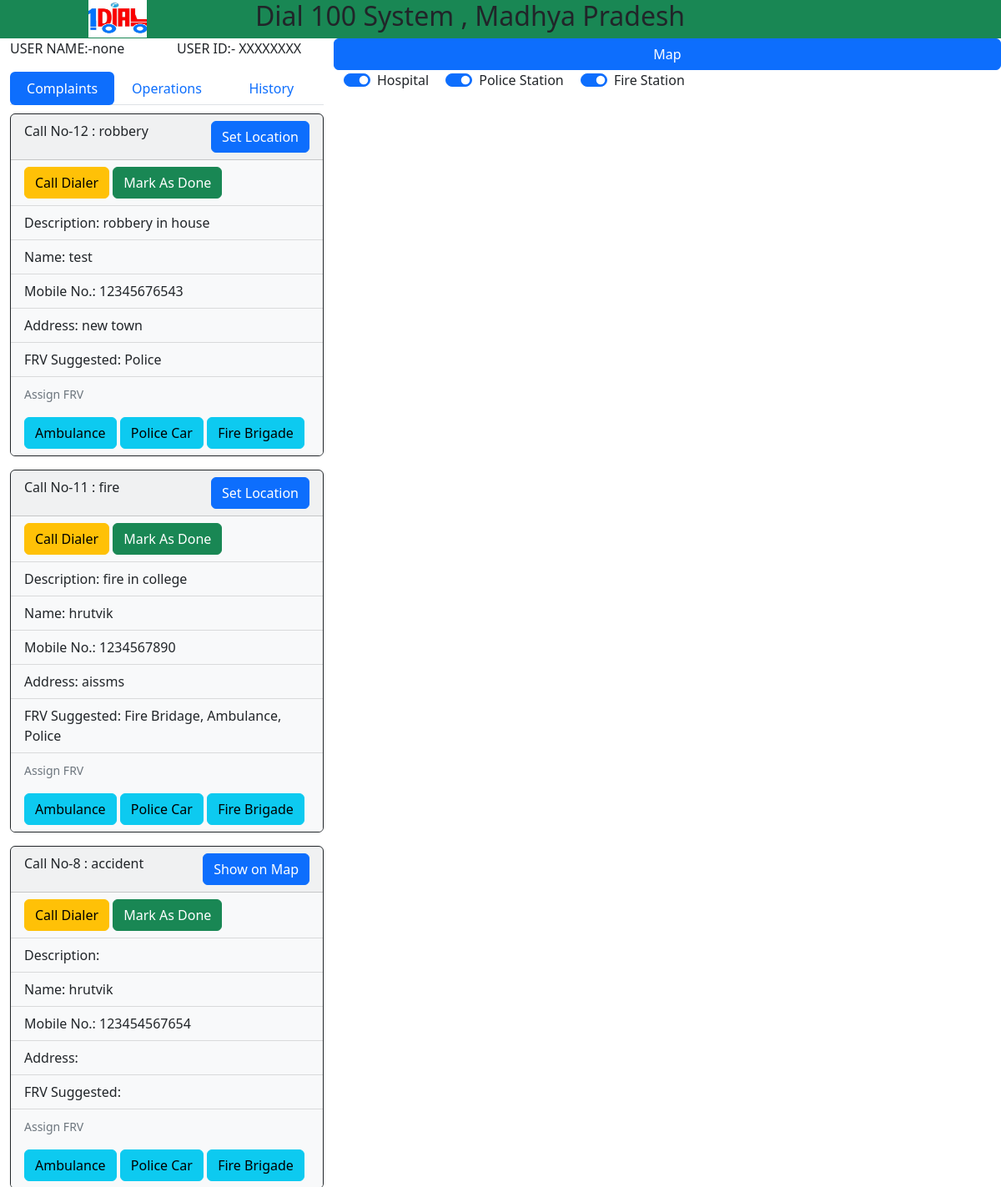
Page /form2 (upper part) on the earlier database version.
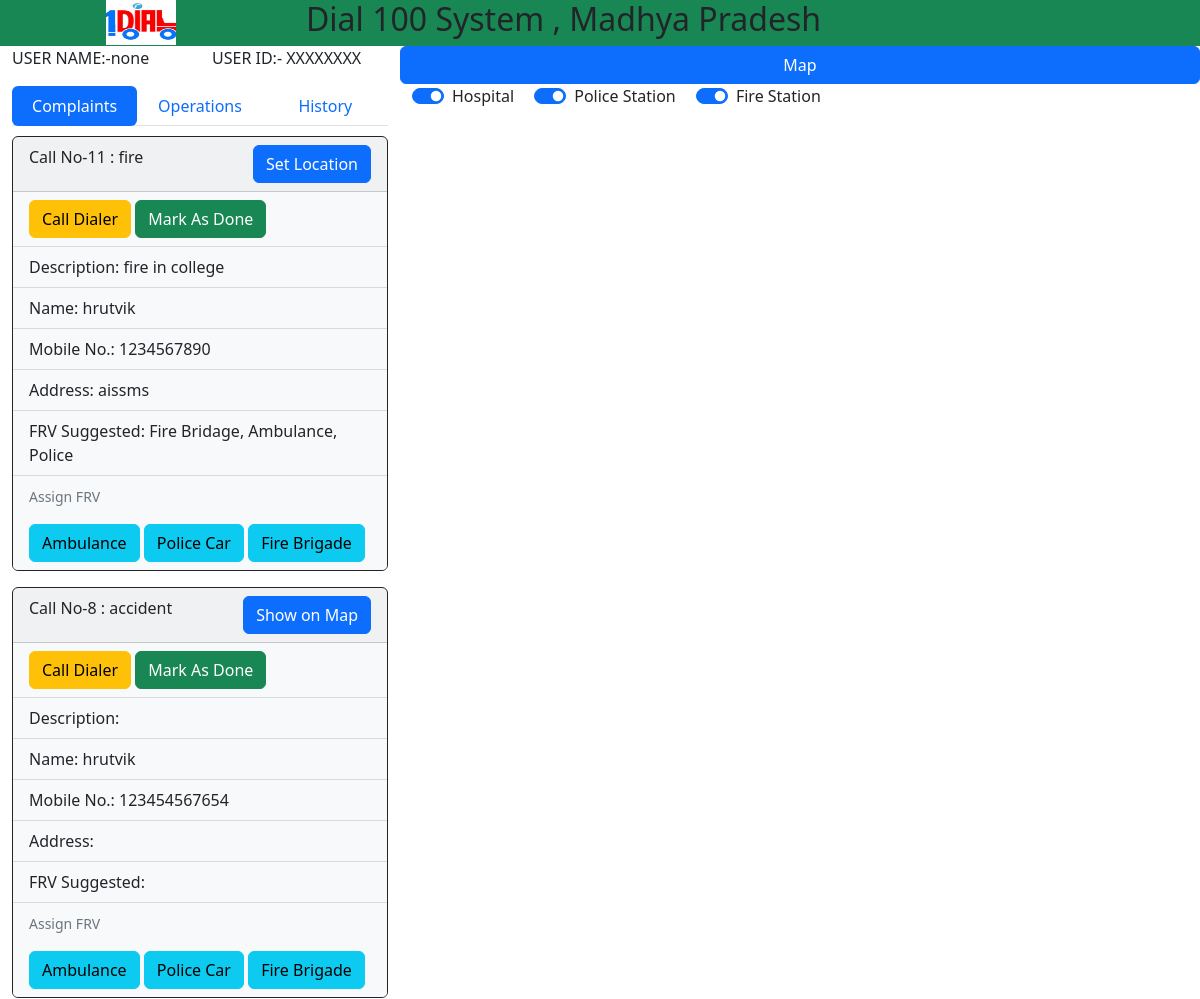
Same page on the later database version.
### form1/models.py (models this page shows)
class form1Detail(models.Model):
    Dialer_Name=models.CharField(max_length=300)
    Dialer_Address=models.TextField(max_length=500)
    Describe_call=models.TextField(max_length=500)
    Incident_Type=models.CharField(max_length=500)
    Phone_Number=models.CharField(max_length=20)
    Division=models.CharField(max_length=500)
    District=models.CharField(max_length=500)
    Incident_Address=models.TextField(max_length=500)
    frv_req=models.CharField(max_length=100)
    date = models.DateField()
    lat=models.CharField(max_length=50, default='')
    lng=models.CharField(max_length=50, default='')

### form1/views.py (the view)
# urls.py: path('form2', views.form2, name='Supervisor'),
def form2(request):
    datas = form1Detail.objects.all()
    operations = Operations.objects.all()
    history = History.objects.all()
    return render(request, 'supervisor.html', {'datas': datas[::-1], 'operations': operations[::-1], 'history': history[::-1], 'user': user})

### template/supervisor.html (shortened to what this page needs)
<!DOCTYPE html>
<html lang="en">
{% load static %}
<head>
    <link href="https://cdn.jsdelivr.net/npm/bootstrap@5.2.0/dist/css/bootstrap.min.css" rel="stylesheet"
>
</head>
<body>
    <div class="bg-success ">
        <div class="row ">
            <div class="col-md-3 text-center ">
                <img src="{% static 'images/100system.png' %}" width="70" height="45">
            </div>
            <div class="col-md-6 ">
                <h2>Dial 100 System , Madhya Pradesh</h2>
            </div>
        </div>
    </div>
    <div class="container-fluid">
        <div class="row">
            <div class="col-sm-4">
                <div class="row">
                    <div class="col-6">
                        <p> USER NAME:-{{user}}</p>
                    </div>
                    <div class="col-6">
                        <p>USER ID:- XXXXXXXX</p>
                    </div>
                </div>
                <nav style="padding-bottom:10px">
                    <div class="nav nav-tabs nav-pills nav-justified" id="nav-tab" role="tablist">
                        <a class="nav-item nav-link active" id="nav-complaints-tab" data-toggle="tab"
                            href="#nav-complaints" role="tab" aria-controls="nav-complaints"
                            aria-selected="true">Complaints</a>
                        <a class="nav-item nav-link" id="nav-operations-tab" data-toggle="tab" href="#nav-operations"
                            role="tab" aria-controls="nav-operations" aria-selected="false">Operations</a>
                        <a class="nav-item nav-link" id="nav-history-tab" data-toggle="tab" href="#nav-history"
                            role="tab" aria-controls="nav-history" aria-selected="false">History</a>
                    </div>
                </nav>
                <div class="tab-content scroll" id="nav-tabContent">
                    <div class="tab-pane fade show active" id="nav-complaints" role="tabpanel"
                        aria-labelledby="nav-complaints-tab">
                        {% for data in datas%}
                        <div class="card border-dark bg-light mb-3" case_id="{{data.id}}">
                            <div class="card-header">
                                <span>Call No-{{data.id}} : {{data.Incident_Type}}</span>
                                <button type="button" id="ShowOnMap_{{data.id}}" case_id="{{data.id}}"
                                    lat="{{data.lat}}" lng="{{data.lng}}" address="{{data.Incident_Address}}"
                                    class="btn btn-primary float-end" data-bs-toggle="modal"
                                    data-bs-target="#setIncidentLocation">
                                    Show on Map
                                </button>
                            </div>
                            <ul class="list-group list-group-flush">
                                <li class="list-group-item bg-light">
                                    <a class="btn btn-warning">Call Dialer</a>
                                    <a class="btn btn-success" href="/movetohistory/{{data.id}}">Mark As Done</a>
                                </li>
                                <li class="list-group-item bg-light">Description: {{data.Describe_call}}</li>
                                <li class="list-group-item bg-light">Name: {{data.Dialer_Name}}</li>
                                <li class="list-group-item bg-light">Mobile No.: {{data.Phone_Number}}</li>
                                <li class="list-group-item bg-light">Address: {{data.Incident_Address}}</li>
                                <li class="list-group-item bg-light">FRV Suggested: {{data.frv_req}}</li>
                                <li class="list-group-item bg-light">
                                    <p><small class="text-muted">Assign FRV</small></p>
                                    <button class="btn btn-info"
                                        onclick="distanceMatrix(this, '{{data.id}}', 'hospital')">Ambulance</button>
                                    <button class="btn btn-info"
                                        onclick="distanceMatrix(this, '{{data.id}}', 'policeStation')">Police
                                        Car</button>
                                    <button class="btn btn-info"
                                        onclick="distanceMatrix(this, '{{data.id}}', 'fireStation')">Fire
                                        Brigade</button>
                                </li>
                            </ul>
                        </div>
                        {% endfor %}
                    </div>
                </div>
            </div>
            <div class="col-sm-8">
                <div class="row mapTabHeader">
                    <button class="btn btn-primary">Map</button>
                </div>
                <div class="form-check form-switch form-check-inline">
                    <input class="form-check-input" type="checkbox" role="switch" id="hospitalToggle"
                        onclick="hideMarker(this, 'hospital')" checked>
                    <label class="form-check-label" for="hospital">Hospital</label>
                </div>
                <div class="form-check form-switch form-check-inline">
                    <input class="form-check-input" type="checkbox" role="switch" id="policeStationToggle"
                        onclick="hideMarker(this, 'poli90vhceStation')" checked>
                    <label class="form-check-label" for="policeStation">Police Station</label>
                </div>
                <div class="form-check form-switch form-check-inline">
                    <input class="form-check-input" type="checkbox" role="switch" id="fireStationToggle"
                        onclick="hideMarker(this, 'fireStation')" checked>
                    <label class="form-check-label" for="fireStation">Fire Station</label>
                </div>
                <div style="padding-bottom:10px"></div>
                <div id="map" style="height:87%"></div>
            </div>
        </div>
    </div>
</body>
</html>

### template/supervisor.html (style rules this page uses)
.scroll { height: 79vh; overflow-y: auto; }

Differences in the rows shown:
removed form1Detail: id "12", Incident_Type "robbery", Describe_call "robbery in house", Dialer_Name "test", Phone_Number "12345676543", Incident_Address "new town", frv_req "Police"
